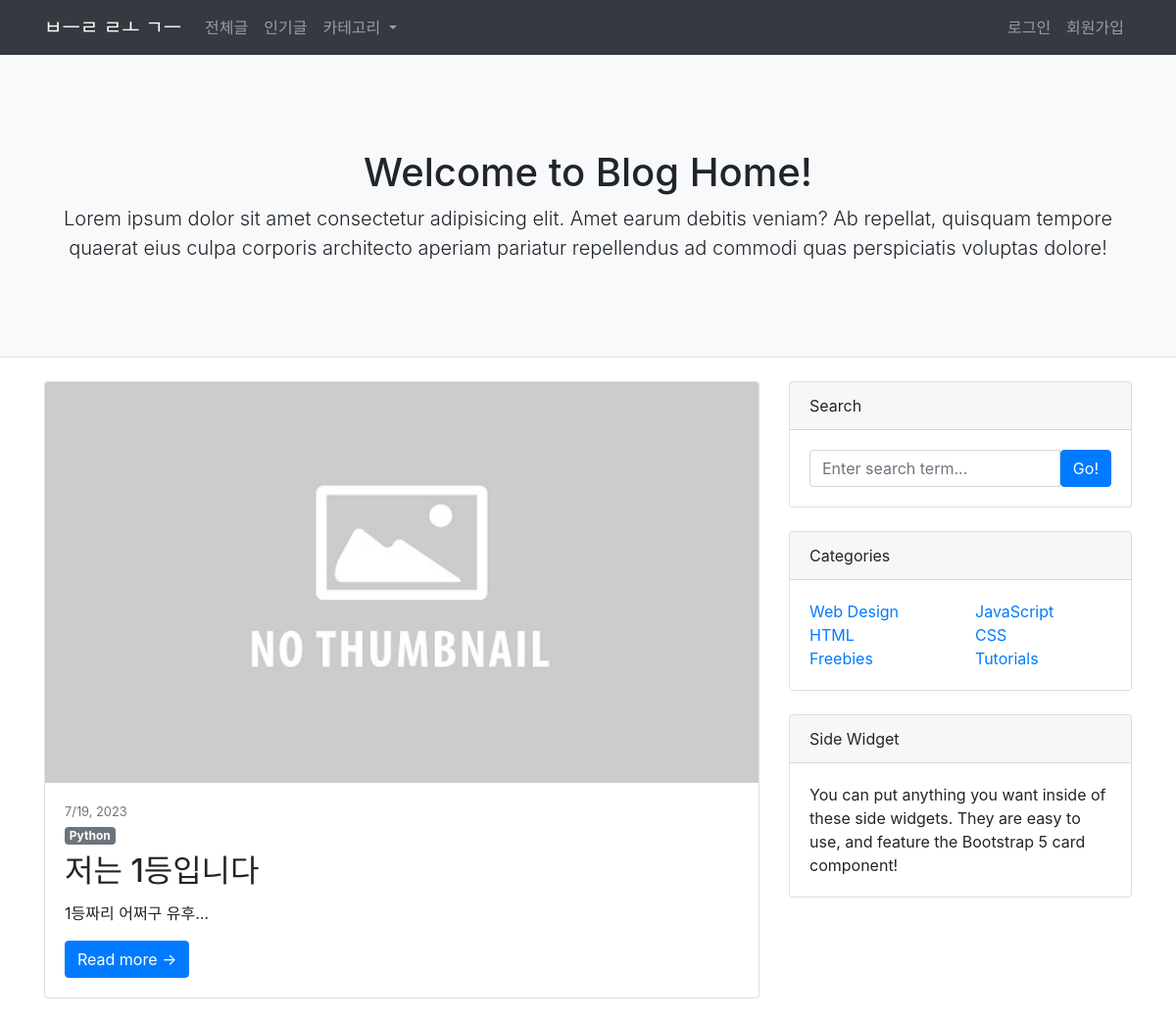
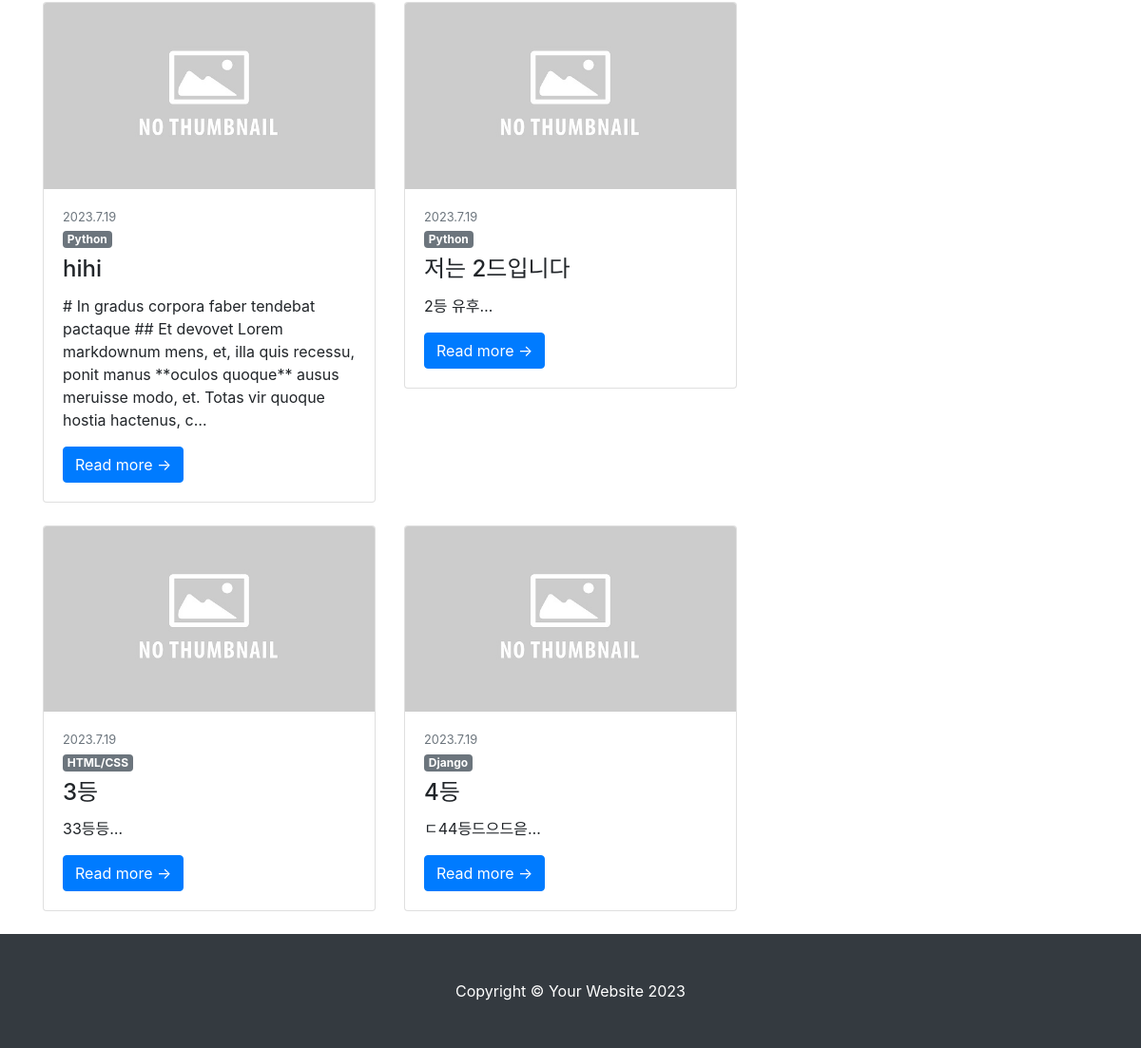
The app's page /, older data (2 pictures, top to bottom).
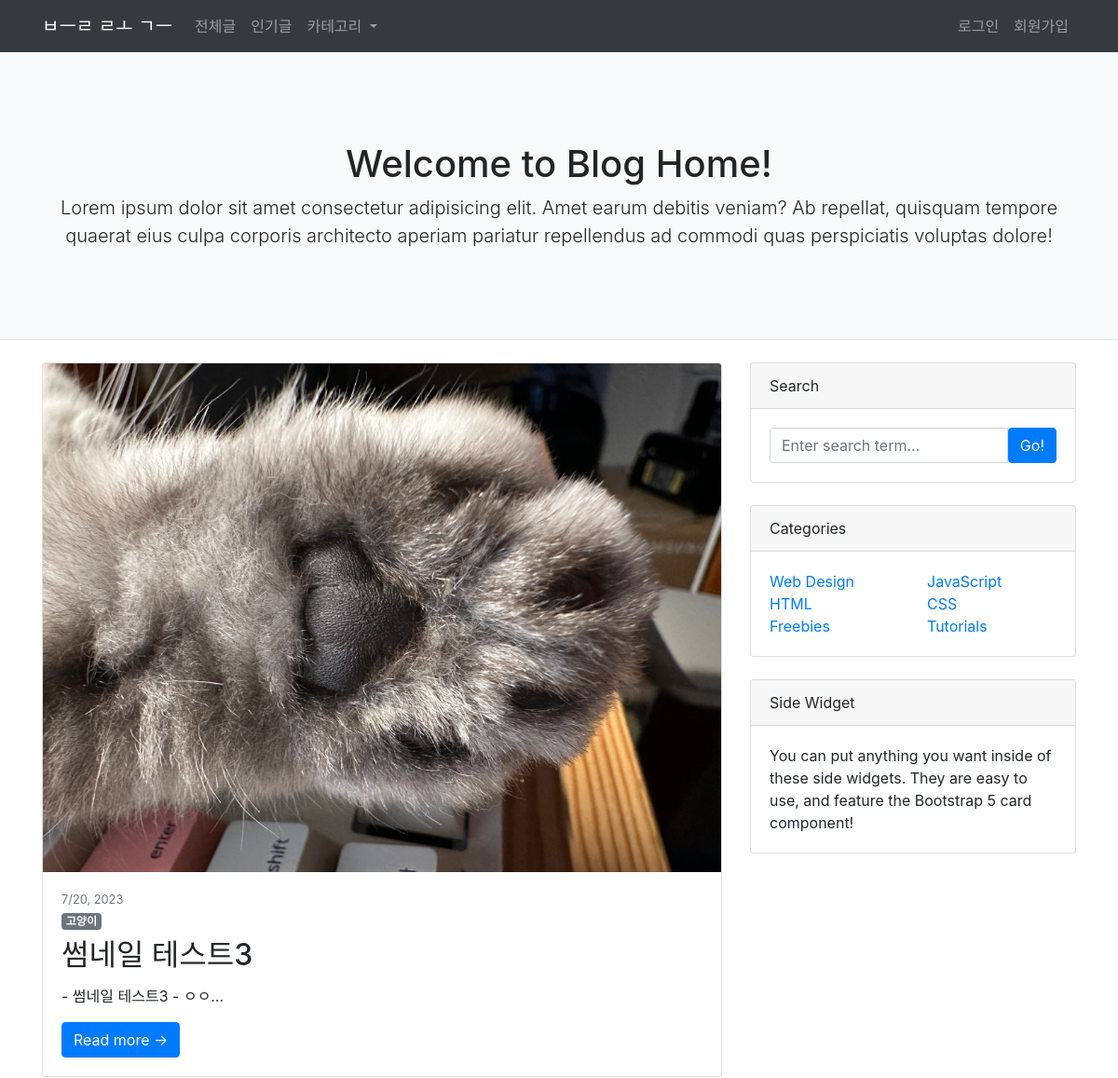
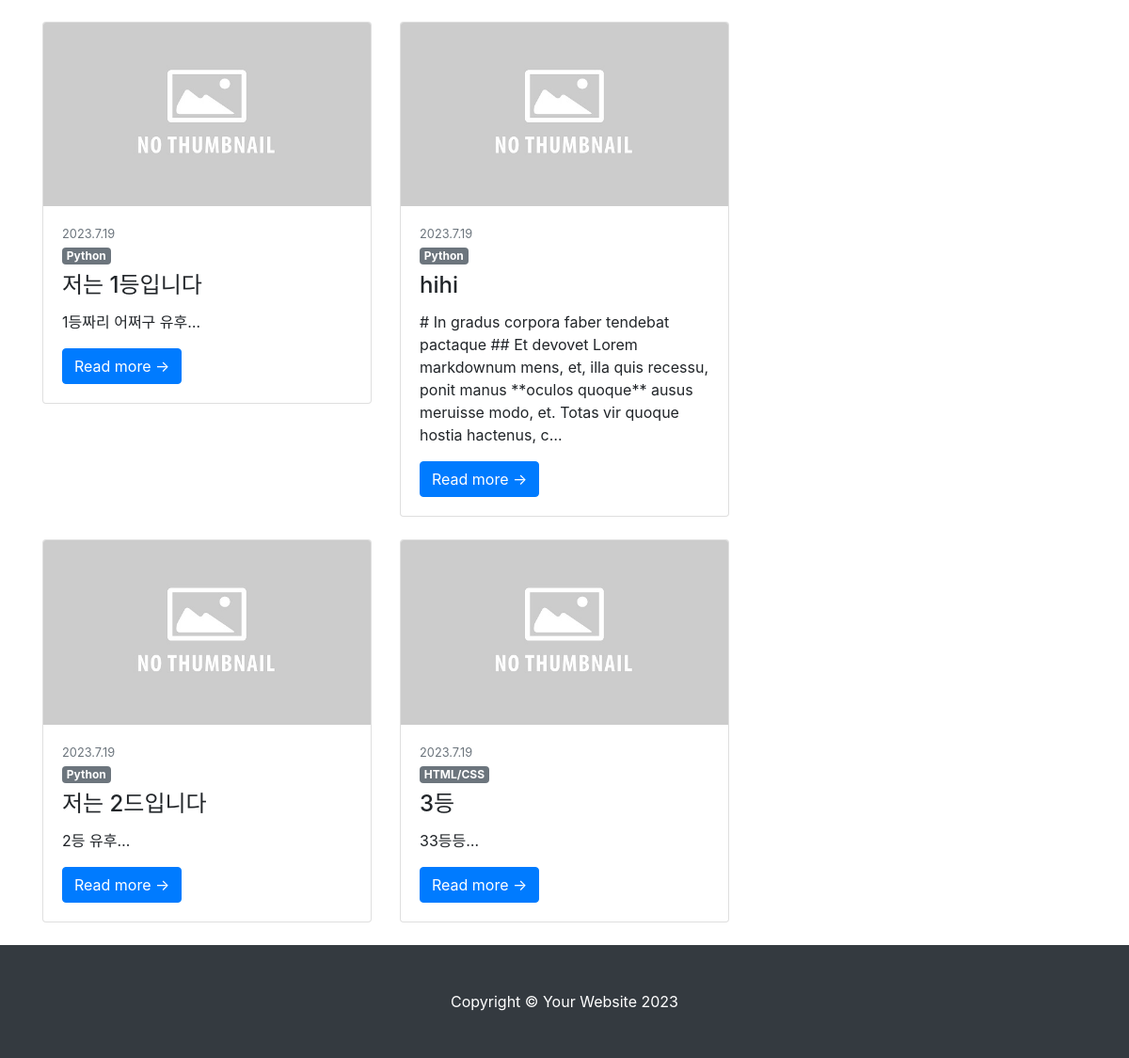
The same page, newer data (2 pictures, top to bottom).
### blog/models.py (models this page shows, shortened)
class Post(models.Model):
    CATEGORY_CHOICES = [
        ("HTML/CSS", "HTML/CSS"),
        ("Python", "Python"),
        ("Django", "Django"),
        ("고양이", "고양이"),
    ]
    title = models.CharField(max_length=200)
    content = models.TextField(null=True, blank=True)
    writer = models.ForeignKey(User, on_delete=models.CASCADE)
    updated_at = models.DateTimeField(auto_now=True)
    created_at = models.DateTimeField(auto_now_add=True)
    views = models.IntegerField(default=0)
    likes = models.IntegerField(default=0)
    category = models.CharField(max_length=50, choices=CATEGORY_CHOICES)
    thumbnail = models.ImageField(upload_to="thumbnails/", blank=True, null=True)

### app/views.py (the view)
# urls.py: path("", views.IndexMain.as_view(), name="main"),
class IndexMain(View):
    def get(self, request):
        hotposts = Post.objects.order_by("-likes")[:5]
        if hotposts:
            for post in hotposts:
                post.content = post.content[:200] + "…"
            toppost = hotposts[0]
            context = {
                "top": toppost,
                "posts": hotposts[1:],
            }
        else:
            context = {
                "top": None,
                "posts": None,
            }
        return render(request, "index.html", context)

### templates/index.html (shortened to what this page needs)
<!DOCTYPE html>
<html lang="kr">
  <head>
    <link rel="stylesheet" href="https://cdn.jsdelivr.net/npm/bootstrap@4.0.0/dist/css/bootstrap.min.css" />
  </head>
  <body>
    <nav class="navbar sticky-top navbar-expand-lg navbar-dark bg-dark">
      <div class='container'>
          <a class="navbar-brand mw-5" href="{% url 'main' %}">ㅂㅡㄹ ㄹㅗ ㄱㅡ</a>
          <div class="collapse navbar-collapse" id="navbarSupportedContent">
            <ul class="navbar-nav mr-auto">
              <li class="nav-item">
                <a class="nav-link" href="{% url 'blog:list' %}">전체글</a>
              </li>
              <li class="nav-item">
                <a class="nav-link" href="{% url 'blog:hot' %}">인기글</a>
              </li>
              <li class="nav-item dropdown">
                <a class="nav-link dropdown-toggle" href="#" id="navbarDropdown" role="button" data-toggle="dropdown" aria-haspopup="true" aria-expanded="false">
                카테고리
                </a>
              </li>
            </ul>
            <ul class="navbar-nav ms-auto">
                {% if request.user.is_authenticated %}
                <li class="nav-item">
                    <a class="nav-link" href="{% url 'user:logout' %}">로그아웃</a>
                </li>
                {% else %}
                <li class="nav-item">
                    <a class="nav-link" href="{% url 'user:login' %}">로그인</a>
                </li>
                <li class="nav-item">
                    <a class="nav-link" href="{% url 'user:register' %}">회원가입</a>
                </li>
                {% endif %}
            </ul>
          </div>
      </div>
    </nav>
    <header class="py-5 bg-light border-bottom mb-4">
        <div class="container">
            <div class="text-center my-5">
                <h1 class="fw-bolder">Welcome to Blog Home!</h1>
                <p class="lead mb-0">Lorem ipsum dolor sit amet consectetur adipisicing elit. Amet earum debitis veniam? Ab repellat, quisquam tempore quaerat eius culpa corporis architecto aperiam pariatur repellendus ad commodi quas perspiciatis voluptas dolore!</p>
            </div>
        </div>
    </header>
    <div class="container">
            <div class="row">
                <div class="col-lg-8">
                    {% if top %}
                    <div class="card mb-4">
                        {% if top.thumbnail %}
                        <a href="{% url 'blog:detail' post_id=top.pk %}"><img class="card-img-top" src="{{top.thumbnail.url}}" alt="..."></a>
                        {% else %}
                        <a href="{% url 'blog:detail' post_id=top.pk %}"><img class="card-img-top" src="media/thumbnails/no_img.jpg" alt="..."></a>
                        {% endif %}
                        <div class="card-body">
                            <div class="small text-muted">{{ top.created_at.month }}/{{top.created_at.day}}, {{top.created_at.year}}</div>
                            <a class="badge badge-secondary text-decoration-none link-light mb-2" href="{% url 'blog:category' category=top.category  %}">{{ top.category }}</a>
                            <div class="flex-fill"><h2 class="card-title">{{top.title}}</h2></div>
                            <p class="card-text">{{top.content}}</p>
                            <a class="btn btn-primary" href="{% url 'blog:detail' post_id=top.pk %}">Read more →</a>
                        </div>
                    </div>
                    {% endif %}
                    <div class="row">
                        {% if posts %}
                        {% for post in posts %}
                        <div class="col-lg-6">
                            <div class="card mb-4">
                                {% if post.thumbnail %}
                                <a href="{% url 'blog:detail' post_id=post.pk %}"><img class="card-img-top" src="{{post.thumbnail.url}}" alt="..."></a>
                                {% else %}
                                <a href="{% url 'blog:detail' post_id=post.pk %}"><img class="card-img-top" src="media/thumbnails/no_img.jpg" alt="..."></a>
                                {% endif %}
                                <div class="card-body">
                                    <div class="small text-muted">{{ post.created_at.year }}.{{post.created_at.month}}.{{post.created_at.day}}</div>
                                    <a class="badge badge-secondary text-decoration-none link-light mb-2" href="{% url 'blog:category' category=post.category  %}">{{ post.category }}</a>
                                    <h2 class="card-title h4">{{ post.title }}</h2>
                                    <p class="card-text">{{post.content}}</p>
                                    <a class="btn btn-primary" href="{% url 'blog:detail' post_id=post.pk %}">Read more →</a>
                                </div>
                            </div>
                        </div>
                        {% endfor %}
                        {% else %}
                        <p>등록된 게시글이 없습니다.</p>
                        {% endif %}
                    </div>
                </div>
                <div class="col-lg-4">
                    <div class="card mb-4">
                        <div class="card-header">Search</div>
                        <div class="card-body">
                            <div class="input-group">
                                <input class="form-control" type="text" placeholder="Enter search term..." aria-label="Enter search term..." aria-describedby="button-search">
                                <button class="btn btn-primary" id="button-search" type="button">Go!</button>
                            </div>
                        </div>
                    </div>
                    <div class="card mb-4">
                        <div class="card-header">Categories</div>
                        <div class="card-body">
                            <div class="row">
                                <div class="col-sm-6">
                                    <ul class="list-unstyled mb-0">
                                        <li><a href="#!">Web Design</a></li>
                                        <li><a href="#!">HTML</a></li>
                                        <li><a href="#!">Freebies</a></li>
                                    </ul>
                                </div>
                                <div class="col-sm-6">
                                    <ul class="list-unstyled mb-0">
                                        <li><a href="#!">JavaScript</a></li>
                                        <li><a href="#!">CSS</a></li>
                                        <li><a href="#!">Tutorials</a></li>
                                    </ul>
                                </div>
                            </div>
                        </div>
                    </div>
                    <div class="card mb-4">
                        <div class="card-header">Side Widget</div>
                        <div class="card-body">You can put anything you want inside of these side widgets. They are easy to use, and feature the Bootstrap 5 card component!</div>
                    </div>
                </div>
            </div>
        </div>
    <footer class="py-5 bg-dark">
            <div class="container"><p class="m-0 text-center text-white">Copyright © Your Website 2023</p></div>
        </footer>
  </body>
</html>

Row changes from the older to the newer data that the page shows:
no longer on this page (row unchanged): Post: created_at.year "2023", created_at.month "7", created_at.day "19", category "Django", title "4등", content "ㄷ44등드으드읃…"
added Post: thumbnail (picture), created_at.month "7", created_at.day "20", created_at.year "2023", category "고양이", title "썸네일 테스트3", content "- 썸네일 테스트3 - ㅇㅇ…"
now on one of the page's lists (row edited): Post: created_at.year "2023", created_at.month "7", created_at.day "19", category "Python", title "저는 1등입니다", content "1등짜리 어쩌구 유후…"
changed Post "저는 1등입니다": thumbnail empty → empty (drawn)
Text that changed along with them:
{{ top.created_at.day }}: "19" → "20"
{{ top.category }}: "Python" → "고양이"
{{ top.title }}: "저는 1등입니다" → "썸네일 테스트3"
{{ top.content }}: "1등짜리 어쩌구 유후…" → "- 썸네일 테스트3 - ㅇㅇ…"
